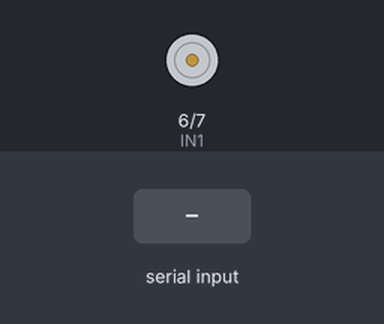
A sketch run on a simulated Arduino Uno, built with avr-gcc and run on an emulated ATmega328P. Shown: motor-driver pin pairs drawn as motors (green arrow = first pin HIGH = forward, orange = second pin HIGH = backward, longer = more drive, scaled by the enable pin). The inputs (shaded band) are chosen by the test bench.

Above: at 1.2 s.
1.3 s: "F" received over the second serial link
At 2.5 s:
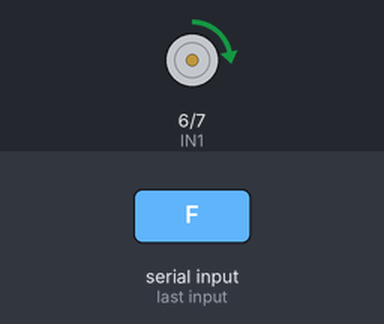
2.8 s: "B" received over the second serial link
At 3.4 s:
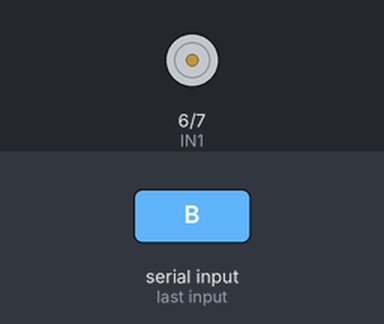
Timing chart, 0 to 5.8 s (numbered marks = the images above; inputs shaded):
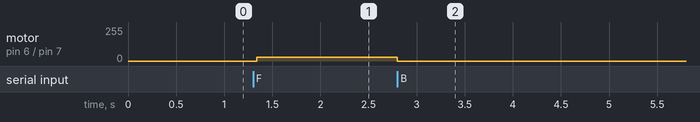

Measured:
- after the input at 1.3 s, motor on pin 6 (IN1) / pin 7 (IN2): stopped → forward 30/255 at once
- after the input at 2.8 s, motor on pin 6 (IN1) / pin 7 (IN2): forward 30/255 → stopped at once

The sketch:

Skateboard_Arduino.ino
```cpp
#define ENA 5
#define IN1 6
#define IN2 7

#include <SoftwareSerial.h>
SoftwareSerial BTserial(0, 1); // RX | TX

int speedA = 0;

void setup() {
  Serial.begin(9600);
  // Set pin modes
  pinMode(ENA, OUTPUT);
  pinMode(IN1, OUTPUT);
  pinMode(IN2, OUTPUT);

  // Initialize Bluetooth serial
  BTserial.begin(9600);
}

void loop() {

// Read data from Bluetooth module
  while (BTserial.available()) {

    char command = BTserial.read();
    if (command == 'F') {
      speedA += 30;
    }
    else if (command == 'B') {
      speedA -= 30;
    }
    else if (command == 'S') {

      while(speedA>0){
        speedA-=30;
        delay(250);
        if(speedA<0)speedA=0;

        analogWrite(ENA, speedA);
        digitalWrite(IN1, HIGH);
        digitalWrite(IN2, LOW);
      }

    }
  }
//
//   Constrain speed value
  speedA = constrain(speedA, 0, 255);

//   Set motor speed
  analogWrite(ENA, speedA);
  digitalWrite(IN1, HIGH);
  digitalWrite(IN2, LOW);

//  Stop motor if speed is zero
  if (speedA == 0) {
    digitalWrite(IN1, LOW);
    digitalWrite(IN2, LOW);
  }
//
// Wait for motor to respond
  delay(10);
}
```
